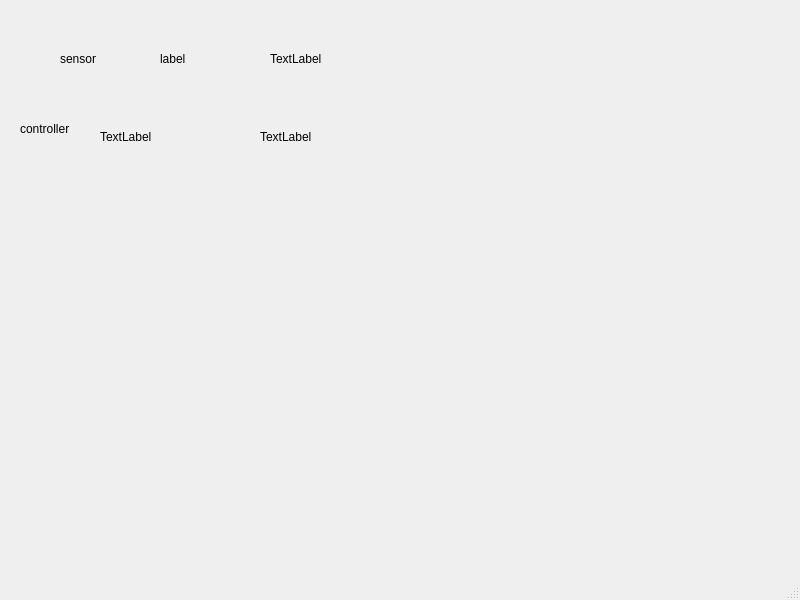
<?xml version="1.0" encoding="UTF-8"?>
<ui version="4.0">
 <class>MainWindow</class>
 <widget class="QMainWindow" name="MainWindow">
  <property name="geometry">
   <rect>
    <x>0</x>
    <y>0</y>
    <width>800</width>
    <height>600</height>
   </rect>
  </property>
  <property name="windowTitle">
   <string>Time</string>
  </property>
  <widget class="QWidget" name="centralwidget">
   <widget class="QLabel" name="lbl_time">
    <property name="geometry">
     <rect>
      <x>60</x>
      <y>50</y>
      <width>101</width>
      <height>17</height>
     </rect>
    </property>
    <property name="text">
     <string>sensor</string>
    </property>
   </widget>
   <widget class="QLabel" name="label">
    <property name="geometry">
     <rect>
      <x>160</x>
      <y>50</y>
      <width>81</width>
      <height>17</height>
     </rect>
    </property>
    <property name="text">
     <string>label</string>
    </property>
   </widget>
   <widget class="QLabel" name="label_2">
    <property name="geometry">
     <rect>
      <x>20</x>
      <y>120</y>
      <width>67</width>
      <height>17</height>
     </rect>
    </property>
    <property name="text">
     <string>controller</string>
    </property>
   </widget>
   <widget class="QLabel" name="label_5">
    <property name="geometry">
     <rect>
      <x>270</x>
      <y>50</y>
      <width>67</width>
      <height>17</height>
     </rect>
    </property>
    <property name="text">
     <string>TextLabel</string>
    </property>
   </widget>
   <widget class="QWidget" name="">
    <property name="geometry">
     <rect>
      <x>260</x>
      <y>100</y>
      <width>144</width>
      <height>73</height>
     </rect>
    </property>
    <layout class="QVBoxLayout" name="verticalLayout">
     <item>
      <widget class="QLabel" name="label_4">
       <property name="text">
        <string>TextLabel</string>
       </property>
      </widget>
     </item>
    </layout>
   </widget>
   <widget class="QWidget" name="">
    <property name="geometry">
     <rect>
      <x>100</x>
      <y>100</y>
      <width>144</width>
      <height>73</height>
     </rect>
    </property>
    <layout class="QVBoxLayout" name="verticalLayout_2">
     <item>
      <widget class="QLabel" name="label_3">
       <property name="text">
        <string>TextLabel</string>
       </property>
      </widget>
     </item>
    </layout>
   </widget>
  </widget>
  <widget class="QMenuBar" name="menubar">
   <property name="geometry">
    <rect>
     <x>0</x>
     <y>0</y>
     <width>800</width>
     <height>22</height>
    </rect>
   </property>
  </widget>
  <widget class="QStatusBar" name="statusbar"/>
 </widget>
 <resources/>
 <connections/>
</ui>
